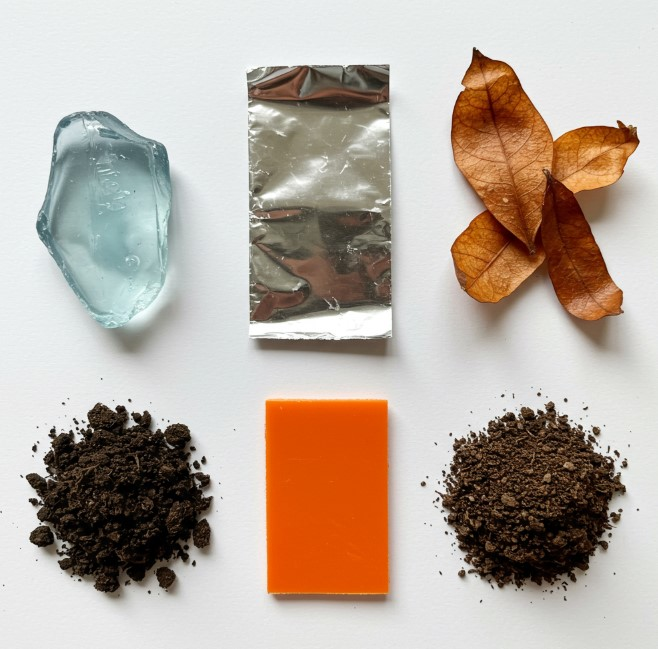
#> input picture uploads/first sample.jpg, 658 x 649 px
$ python -i app.py   (imports and definitions only)
#> lines starting #> are read from the running program, lines starting #| are printed output that depends on the picture; after the words box and inside, x2 and y2 are one past the last pixel; in counts of white or black regions, pixels touching at a corner belong together
from flask import Flask, render_template, request, send_from_directory
import cv2
import numpy as np
import os

# [1 line not run here, left out]
UPLOAD_FOLDER = "uploads"
PROCESSED_FOLDER = "processed"
# [2 lines not run here, left out]
# [1 line that did not run here, left out]
# [1 line that did not run here, left out]

def classify_material(avg_color):
    avg_color_hsv = cv2.cvtColor(np.uint8([[avg_color]]), cv2.COLOR_RGB2HSV)[0][0]
    h, s, v = avg_color_hsv

    if (h >= 20 and h <= 35) or (h >= 170 and h <= 180) or (h >= 35 and h <= 85):
        return "Plastic"
    elif ((h >= 0 and h <= 180) and (s < 30 and v > 200)) or (90 <= avg_color_hsv[0] <= 130):
        return "Glass"
    elif (h >= 0 and h <= 180) and (s < 50 and v > 100 and v < 200):
        return "Metal"
    elif (h >= 10 and h <= 30) and (s > 50 and v < 150):
        return "Organic Material"
    else:
        return "Unknown"

def detect_objects(image_path, output_path):
#> called with image_path = 'uploads/first sample.jpg', output_path = 'out.png'
    image = cv2.imread(image_path)
#> image is the input picture: shape (649, 658, 3); mean B, G, R 160.3, 171.4, 184.6
    image_rgb = cv2.cvtColor(image, cv2.COLOR_BGR2RGB)
    gray = cv2.cvtColor(image, cv2.COLOR_BGR2GRAY)
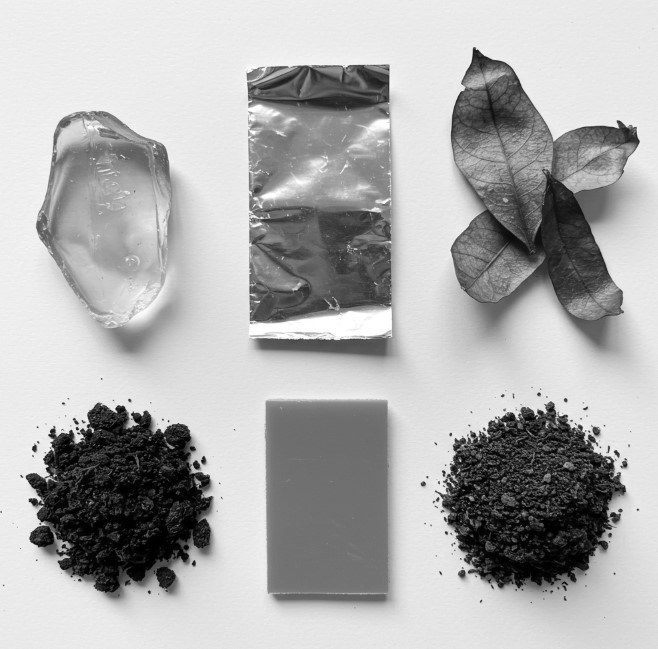
#> gray: shape (649, 658); min 0, max 255, mean 174.1

    gray_blur = cv2.GaussianBlur(gray, (5, 5), 0)
    _, thresh = cv2.threshold(gray_blur, 150, 255, cv2.THRESH_BINARY_INV)
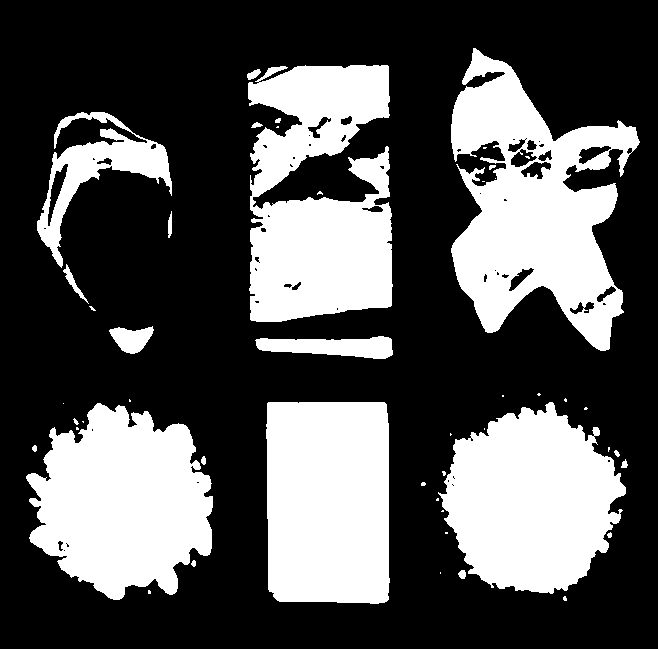
#> thresh: shape (649, 658); 33.2% white; 48 white regions (26 under 20 px), largest, box (x1, y1, x2, y2) and area: (451, 48, 640, 351) 29609, (248, 65, 393, 322) 27619, (26, 403, 213, 600) 25595

    kernel = np.ones((3, 3), np.uint8)
    thresh = cv2.morphologyEx(thresh, cv2.MORPH_CLOSE, kernel)
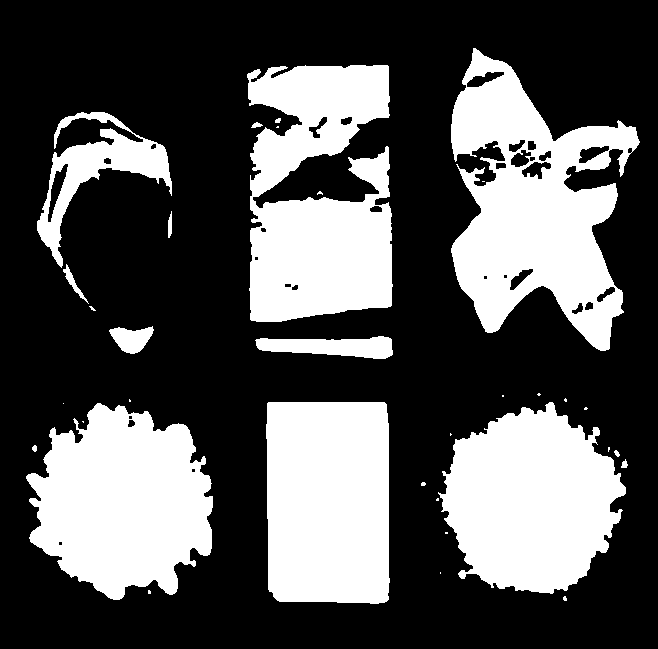
#> thresh: shape (649, 658); 33.4% white; 34 white regions (19 under 20 px)

    contours, _ = cv2.findContours(thresh, cv2.RETR_EXTERNAL, cv2.CHAIN_APPROX_SIMPLE)
#> contours = 34 contours, 22 with area under 20; largest, box (x1, y1, x2, y2) and area: (451, 48, 640, 351) 31030, (247, 65, 393, 322) 27642, (26, 403, 213, 600) 25476, (438, 402, 626, 594) 24664, (266, 402, 390, 604) 23972

    min_area = 500
    height, width = image.shape[:2]
#> height = 649; width = 658
    border_margin = 20

    for contour in contours:
        if cv2.contourArea(contour) < min_area:
            continue

        x, y, w, h = cv2.boundingRect(contour)
        if x < border_margin or y < border_margin or x + w > width - border_margin or y + h > height - border_margin:
            continue

        roi = image_rgb[y:y+h, x:x+w]
        avg_color = np.mean(roi, axis=(0, 1))
        material_type = classify_material(avg_color)

        cv2.rectangle(image, (x, y), (x + w, y + h), (0, 255, 0), 2)
        cv2.putText(image, material_type, (x, y - 10), cv2.FONT_HERSHEY_SIMPLEX, 0.5, (0, 255, 0), 1)
#> this loop made 34 passes
#> contour on passes 3, 4, 11, 12, 15, 18, 20, 28, 29: [[440, 572], [440, 573]], [[445, 532], [445, 533], [447, 533], [447, 532]], [[450, 433], [450, 435], [451, 434]], [[82, 421], [83, 422], [83, 421]], [[63, 403]], [[129, 399], [129, 401], [130, 401], [130, 400]], [[502, 395], [502, 396], [503, 396], [503, 395]], [[482, 181], [484, 181]], [[277, 126], [276, 127], [278, 127], [278, 126]]
#> (x, y, w, avg_color, avg_color_hsv in classify_material, s in classify_material, v in classify_material) on passes 14, 16, 17, 22, 23, 32: (26, 403, 187, [94.9, 89.31, 84.25], [15, 27, 94], 27, 94), (438, 402, 188, [106.9, 94.81, 85.86], [13, 51, 106], 51, 106), (266, 402, 124, [219.5, 84.18, 9.18], [11, 245, 219], 245, 219), (255, 336, 138, [134.6, 126, 116.6], [17, 34, 134], 34, 134), (109, 326, 45, [144.6, 147.2, 139.6], [41, 14, 147], 14, 147), (37, 112, 135, [155.2, 178.8, 178.9], [90, 33, 178], 33, 178)
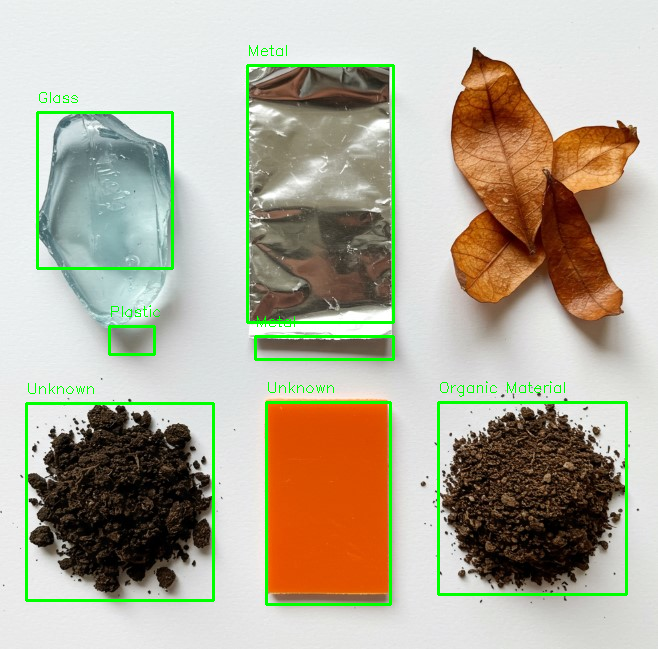
#> image: shape (649, 658, 3); 3.06% of pixels changed, all inside (x1, y1, x2, y2) = (25, 45, 628, 606)
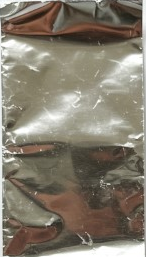
#> roi: shape (257, 146, 3); mean R, G, B 130.7, 122.9, 108.6

    cv2.imwrite(output_path, image)

# [11 lines that did not run here, left out]

# [3 lines that did not run here, left out]

# [2 lines not run here, left out]


'''
from flask import Flask, render_template, request, send_from_directory
import cv2
import numpy as np
import os

app = Flask(__name__)
UPLOAD_FOLDER = "uploads"
PROCESSED_FOLDER = "processed"

os.makedirs(UPLOAD_FOLDER, exist_ok=True)
os.makedirs(PROCESSED_FOLDER, exist_ok=True)
app.config["UPLOAD_FOLDER"] = UPLOAD_FOLDER
app.config["PROCESSED_FOLDER"] = PROCESSED_FOLDER

def classify_material(avg_color):
    avg_color_hsv = cv2.cvtColor(np.uint8([[avg_color]]), cv2.COLOR_RGB2HSV)[0][0]
    h, s, v = avg_color_hsv

    if (20 <= h <= 35) or (170 <= h <= 180) or (35 <= h <= 85 and s > 50):  # Yellow, Red, Green, Pink, Orange
        return "Plastic"
    elif (0 <= h <= 180 and s < 25 and v > 190) or (90 <= h <= 130 and s > 40 and v > 100):  # White/Silver & Blue (common in glass)
        return "Glass"
    elif (h < 180 and s < 50 and 120 < v < 200):  # Metal (excluding very light/silver tones)
        return "Metal"
    elif (10 <= h <= 30 and s > 40 and v < 160):  # Brown shades for organic
        return "Organic Material"
    else:
        return "Unknown"

def detect_objects(image_path, output_path):
    image = cv2.imread(image_path)
    image_rgb = cv2.cvtColor(image, cv2.COLOR_BGR2RGB)
    gray = cv2.cvtColor(image, cv2.COLOR_BGR2GRAY)

    gray_blur = cv2.GaussianBlur(gray, (5, 5), 0)
    _, thresh = cv2.threshold(gray_blur, 0, 255, cv2.THRESH_BINARY_INV + cv2.THRESH_OTSU)  # Adaptive threshold

    kernel = np.ones((3, 3), np.uint8)
    thresh = cv2.morphologyEx(thresh, cv2.MORPH_CLOSE, kernel)

    contours, _ = cv2.findContours(thresh, cv2.RETR_EXTERNAL, cv2.CHAIN_APPROX_SIMPLE)

    min_area = 700  # Increased to remove small specks
    height, width = image.shape[:2]
    border_margin = 25  # Avoid detecting objects near edges

    for contour in contours:
        if cv2.contourArea(contour) < min_area:
            continue

        x, y, w, h = cv2.boundingRect(contour)
        if x < border_margin or y < border_margin or x + w > width - border_margin or y + h > height - border_margin:
            continue

        roi = image_rgb[y:y+h, x:x+w]
        avg_color = np.mean(roi, axis=(0, 1))
        material_type = classify_material(avg_color)

        cv2.rectangle(image, (x, y), (x + w, y + h), (0, 255, 0), 2)
        cv2.putText(image, material_type, (x, y - 10), cv2.FONT_HERSHEY_SIMPLEX, 0.6, (0, 255, 0), 2)

    cv2.imwrite(output_path, image)

@app.route("/", methods=["GET", "POST"])
def index():
    if request.method == "POST":
        file = request.files["image"]
        if file:
            file_path = os.path.join(app.config["UPLOAD_FOLDER"], file.filename)
            processed_path = os.path.join(app.config["PROCESSED_FOLDER"], file.filename)
            file.save(file_path)
            detect_objects(file_path, processed_path)
            return render_template("index.html", processed_image=file.filename)
    return render_template("index.html", processed_image=None)

@app.route("/processed/<filename>")
def processed_image(filename):
    return send_from_directory(app.config["PROCESSED_FOLDER"], filename)

if __name__ == "__main__":
    app.run(debug=True)
'''


>>> result = detect_objects('uploads/first sample.jpg', 'out.png')

$ run again, on uploads/minimalist_composition (1).jpg
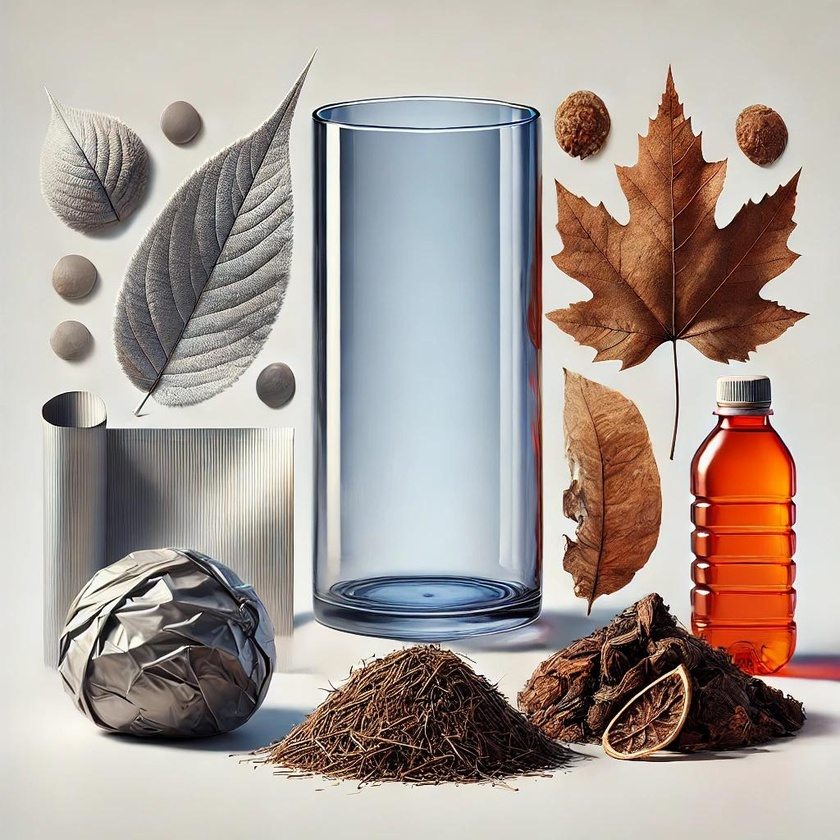
#> input picture uploads/minimalist_composition (1).jpg, 840 x 840 px, shrunk from 1024 x 1024 before the run
#> in detect_objects, image is the input picture: shape (840, 840, 3); mean B, G, R 152.5, 158.7, 169.8
#> in detect_objects, `thresh = cv2.morphologyEx(thresh, cv2.MORPH_CLOSE, kernel)`:
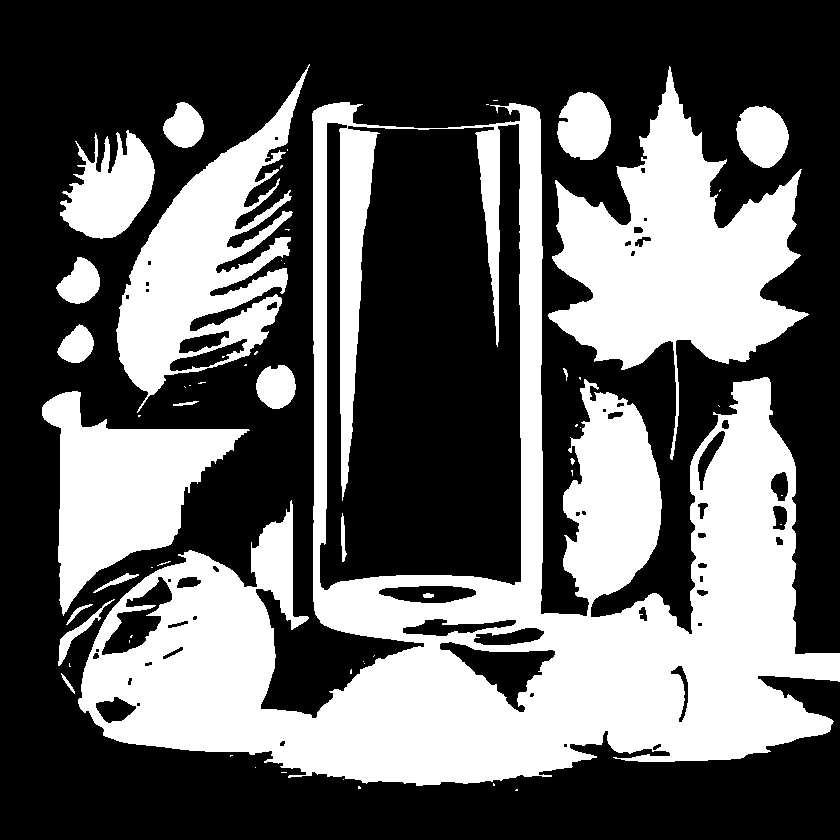
#> thresh: shape (840, 840); 38.4% white; 58 white regions (38 under 20 px)
#> contours = 51 contours, 35 with area under 20; largest, box (x1, y1, x2, y2) and area: (78, 102, 840, 786) 254038, (548, 66, 809, 460) 39230, (116, 64, 310, 413) 25788, (42, 391, 250, 616) 19820, (60, 130, 155, 239) 5934
#> the loop in detect_objects, `for contour in contours:` made 51 passes
#> contour on passes 1, 3, 4, 5, 6, 7, 9, 10: [[516, 789], [515, 790], [517, 790], [517, 789]], [[493, 783], [493, 785], [494, 785], [494, 784]], [[343, 779]], [[281, 772], [286, 772]], [[255, 767]], [[230, 755], [230, 756], [231, 755], [232, 755]], [[351, 669], [350, 670], [350, 673], [351, 673]], [[364, 663]]
#> after the loop in detect_objects, `for contour in contours:`:
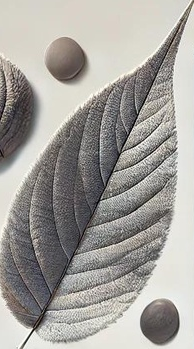
#> roi: shape (349, 194, 3); mean R, G, B 163.2, 160.6, 156

$ run again, on uploads/minimalist_composition_2.jpg
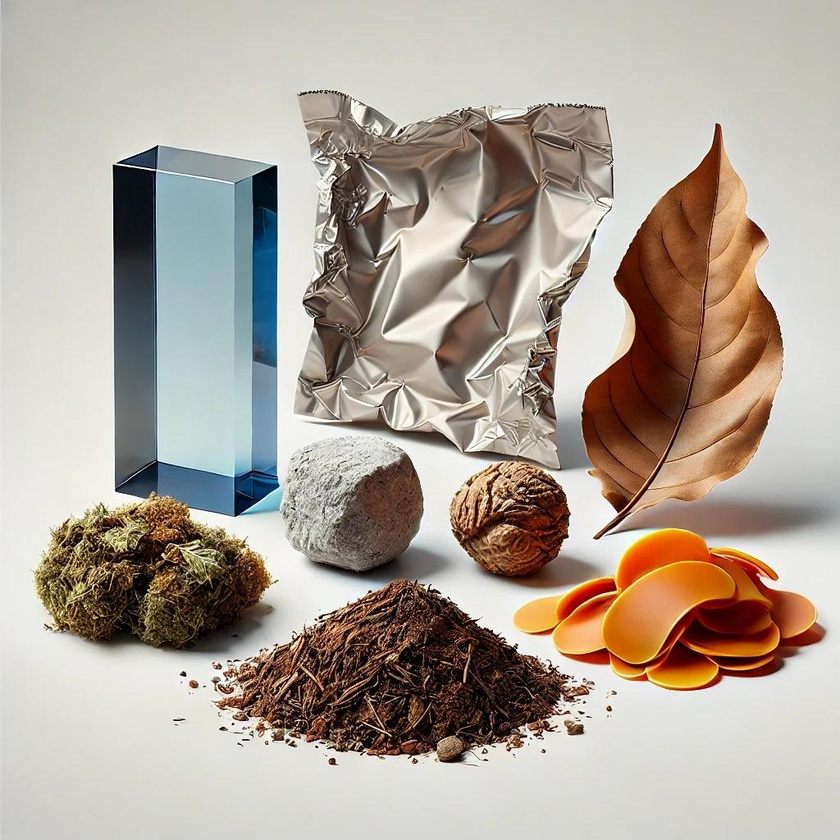
#> input picture uploads/minimalist_composition_2.jpg, 840 x 840 px, shrunk from 1024 x 1024 before the run
#> in detect_objects, image is the input picture: shape (840, 840, 3); mean B, G, R 153.8, 164.4, 175.4
#> in detect_objects, `thresh = cv2.morphologyEx(thresh, cv2.MORPH_CLOSE, kernel)`:
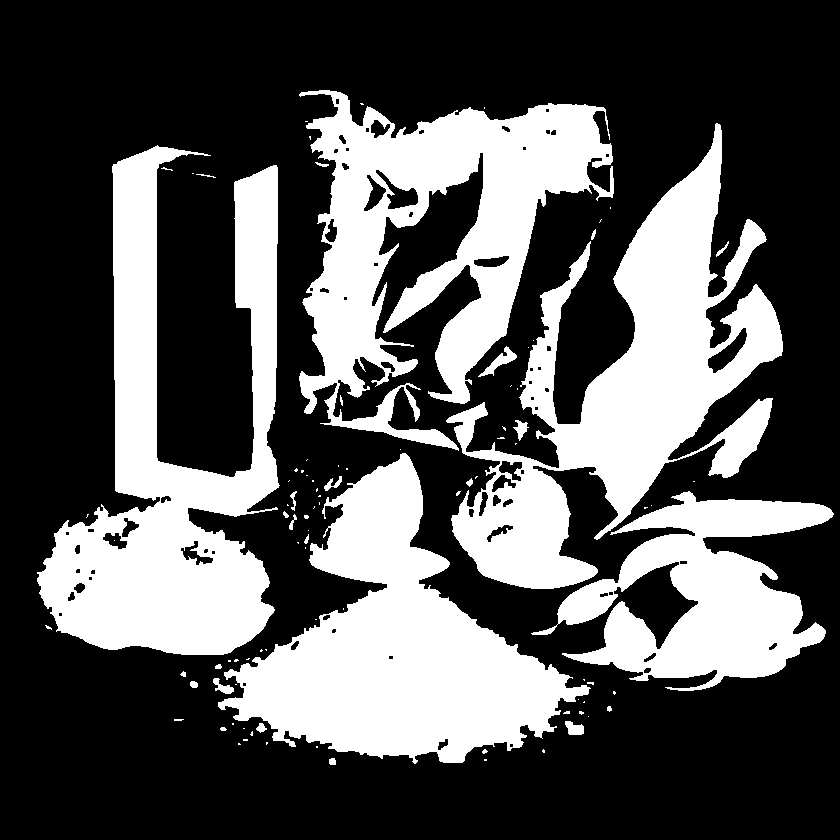
#> thresh: shape (840, 840); 33.7% white; 95 white regions (68 under 20 px)
#> contours = 94 contours, 76 with area under 20; largest, box (x1, y1, x2, y2) and area: (37, 145, 280, 655) 54695, (446, 123, 783, 589) 54290, (218, 453, 591, 764) 49176, (299, 90, 614, 451) 48975, (531, 491, 834, 691) 27098
#> the loop in detect_objects, `for contour in contours:` made 94 passes
#> contour on passes 1, 5, 6, 7, 8, 10, 13, 16: [[484, 759], [484, 760], [486, 760], [486, 759]], [[316, 746], [316, 747], [317, 747], [317, 746]], [[238, 743], [238, 744], [240, 744], [239, 743]], [[266, 742], [266, 744], [267, 743], [267, 742]], [[243, 739], [243, 740], [247, 740], [247, 739]], [[243, 728], [244, 728]], [[232, 723], [232, 724], [233, 724], [233, 723]], [[588, 716]]
#> after the loop in detect_objects, `for contour in contours:`:
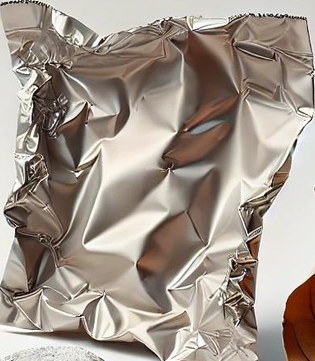
#> roi: shape (361, 315, 3); mean R, G, B 161.9, 150.7, 140.2

$ run again, on uploads/minimalist_composition_3.jpg
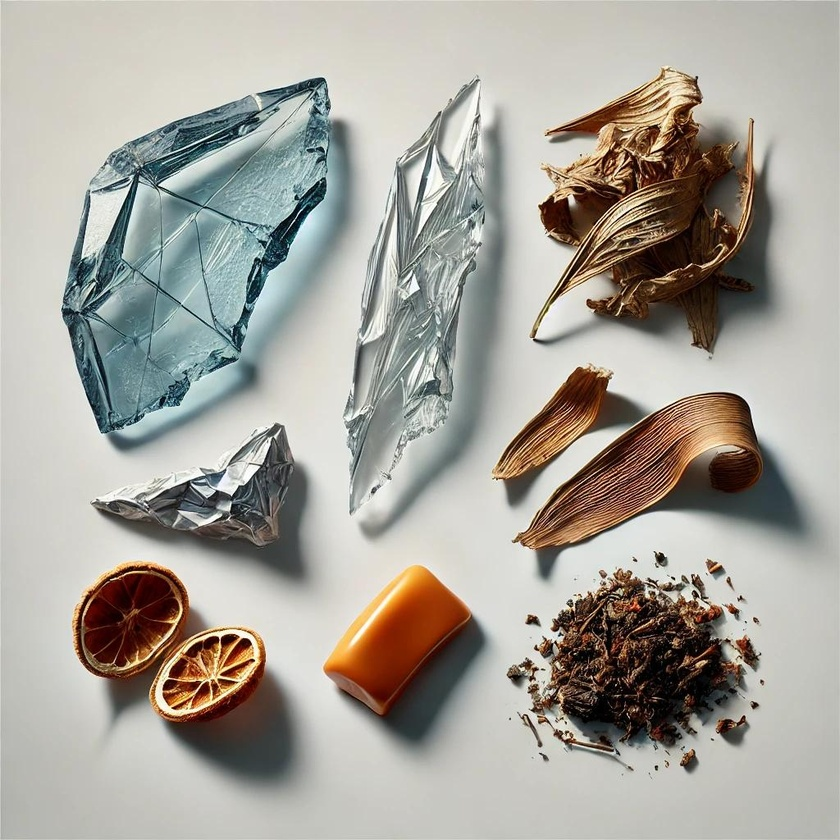
#> input picture uploads/minimalist_composition_3.jpg, 840 x 840 px, shrunk from 1024 x 1024 before the run
#> in detect_objects, image is the input picture: shape (840, 840, 3); mean B, G, R 154.5, 162.5, 165.9
#> in detect_objects, `thresh = cv2.morphologyEx(thresh, cv2.MORPH_CLOSE, kernel)`:
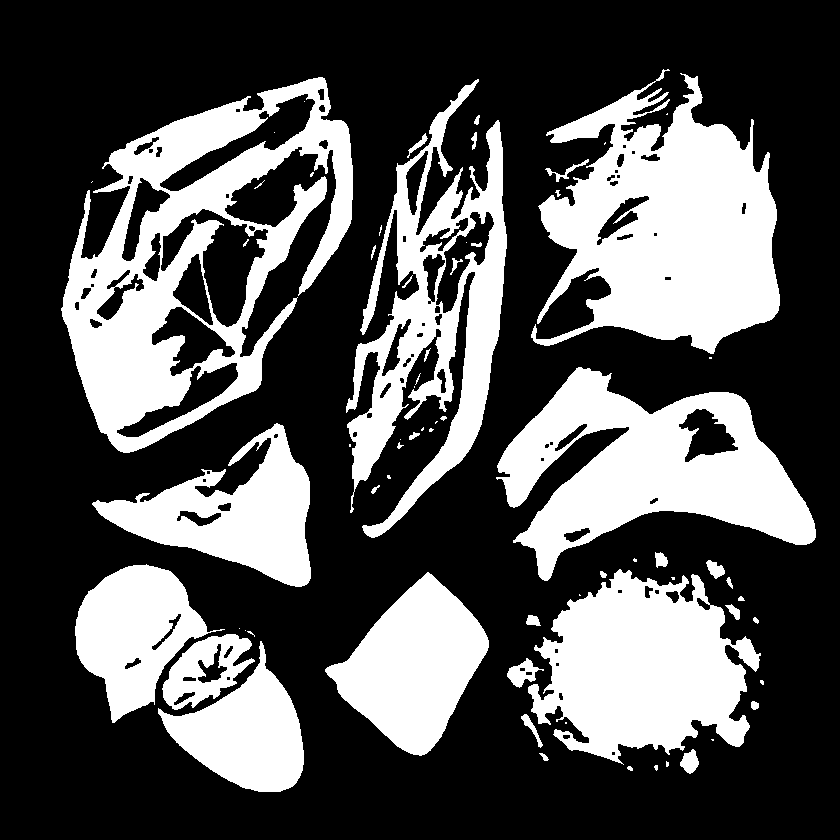
#> thresh: shape (840, 840); 33% white; 68 white regions (30 under 20 px)
#> contours = 62 contours, 35 with area under 20; largest, box (x1, y1, x2, y2) and area: (61, 77, 353, 453) 60348, (531, 69, 780, 354) 41752, (496, 367, 816, 581) 33322, (346, 79, 507, 538) 29130, (528, 569, 761, 765) 28296
#> the loop in detect_objects, `for contour in contours:` made 62 passes
#> contour on passes 6, 7, 15, 16, 21, 33, 35, 40: [[711, 739], [712, 740], [713, 740], [713, 739]], [[565, 722], [565, 723], [566, 723], [566, 722]], [[245, 630]], [[239, 628]], [[579, 594], [579, 595], [580, 595]], [[349, 444], [349, 446], [350, 446], [350, 444]], [[400, 439]], [[436, 421], [435, 422], [435, 423], [437, 421]]
#> after the loop in detect_objects, `for contour in contours:`:
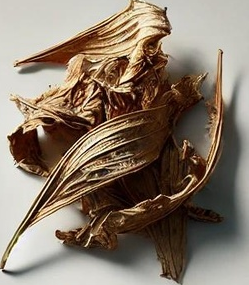
#> roi: shape (285, 249, 3); mean R, G, B 135.3, 120.1, 105.1
